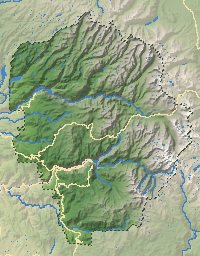
#> input picture assets/map/park_map.png, 200 x 256 px
$ python pixel_map.py
#> lines starting #> are read from the running program, lines starting #| are printed output that depends on the picture
"""Turns the park map's smooth hillshade into pixel art, after mapgen has drawn it.

    python3 tools/mapgen/pixel_map.py

The map comes out of `godot ... mapgen.tscn -- art park` as a smooth relief
picture with thousands of colours, which looked like a photograph next to the
rest of the game. This snaps every pixel to a small palette of shade ramps in
the game's style (forest, meadow, the faded country outside the park, granite
and snow, water, roads, ink) with a 4x4 ordered dither between neighbouring
shades, the way pixel artists render a gradient. Nothing moves, so the markers and labels ParkMap draws stay put.
Running it again changes nothing.
"""
import os
import sys

import numpy as np
from PIL import Image

PATH = os.path.join(os.path.dirname(__file__), "..", "..", "assets", "map", "park_map.png")

# Shade ramps, darkest first. Kept short, like a hand-picked pixel palette.
PALETTE_HEX = [
    # forest
    "1c3424", "2a4c2e", "3e6838", "56844a", "7aa25e",
    # the faded country outside the park
    "8e9a78", "a6b490", "bac6a0", "ced2b0", "e0e0c4",
    # meadow and foothill grass
    "8a9450", "a8b062", "c8c888", "e2dcae",
    # granite, scree and snow
    "3e3e46", "5c5c64", "80808a", "a8a8ae", "cecece", "f0f0ec",
    # water
    "234e94", "3470c0", "5a98dc", "9ac4ec",
    # roads and the park line
    "c8a868", "e6cc92", "f6e6b6",
    # ink: borders and shadows
    "2a1f1a", "4a3a2c",
]
PALETTE = np.array([[int(h[i:i + 2], 16) for i in (0, 2, 4)] for h in PALETTE_HEX], dtype=np.float32)

# 4x4 Bayer matrix, centred on zero.
BAYER = (np.array([[0, 8, 2, 10], [12, 4, 14, 6], [3, 11, 1, 9], [15, 7, 13, 5]], dtype=np.float32) + 0.5) / 16.0 - 0.5
# How far the dither nudges a pixel before it is snapped (in 0-255 units).
SPREAD = 14.0


def main(path: str) -> None:
    im = Image.open(path).convert("RGBA")
#> im is the input picture: PIL image 200x256 RGBA; mean R, G, B, A 151, 165.6, 134.4, 255
    a = np.asarray(im).astype(np.float32)
    rgb, alpha = a[..., :3], a[..., 3:]
#> alpha: shape (256, 200, 1) float32; every value is 255
    h, w = rgb.shape[:2]
#> h = 256; w = 200
    # Already a palette picture (a second run): leave it alone.
    flat = rgb.reshape(-1, 3)
    if np.all(np.min(((flat[:, None, :] - PALETTE[None, :, :]) ** 2).sum(-1), axis=1) < 1.0):
        print("%s is already pixel-graded" % path)
        return
    threshold = np.tile(BAYER, (h // 4 + 1, w // 4 + 1))[:h, :w][..., None]
    nudged = rgb + threshold * SPREAD
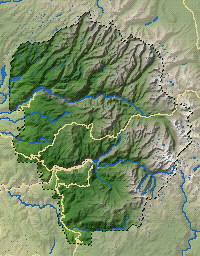
#> nudged: shape (256, 200, 3) float32; mean R, G, B 151, 165.6, 134.4; drawn with min black and max white
    # nearest palette colour, weighting green the way the eye does
    weight = np.array([0.3, 0.59, 0.11], dtype=np.float32) * 3.0
    d = (((nudged[:, :, None, :] - PALETTE[None, None, :, :]) ** 2) * weight).sum(-1)
    snapped = PALETTE[np.argmin(d, axis=-1)]
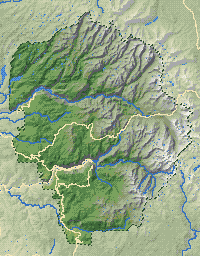
#> snapped: shape (256, 200, 3) float32; mean of channels 0, 1, 2 148.4, 167.1, 134.1; drawn as R, G, B
    out = np.concatenate([snapped, alpha], axis=-1).clip(0, 255).astype(np.uint8)
    Image.fromarray(out, "RGBA").save(path)
    print("Pixel-graded %s (%d colours)" % (path, len(PALETTE_HEX)))


if __name__ == "__main__":
    main(sys.argv[1] if len(sys.argv) > 1 else PATH)
